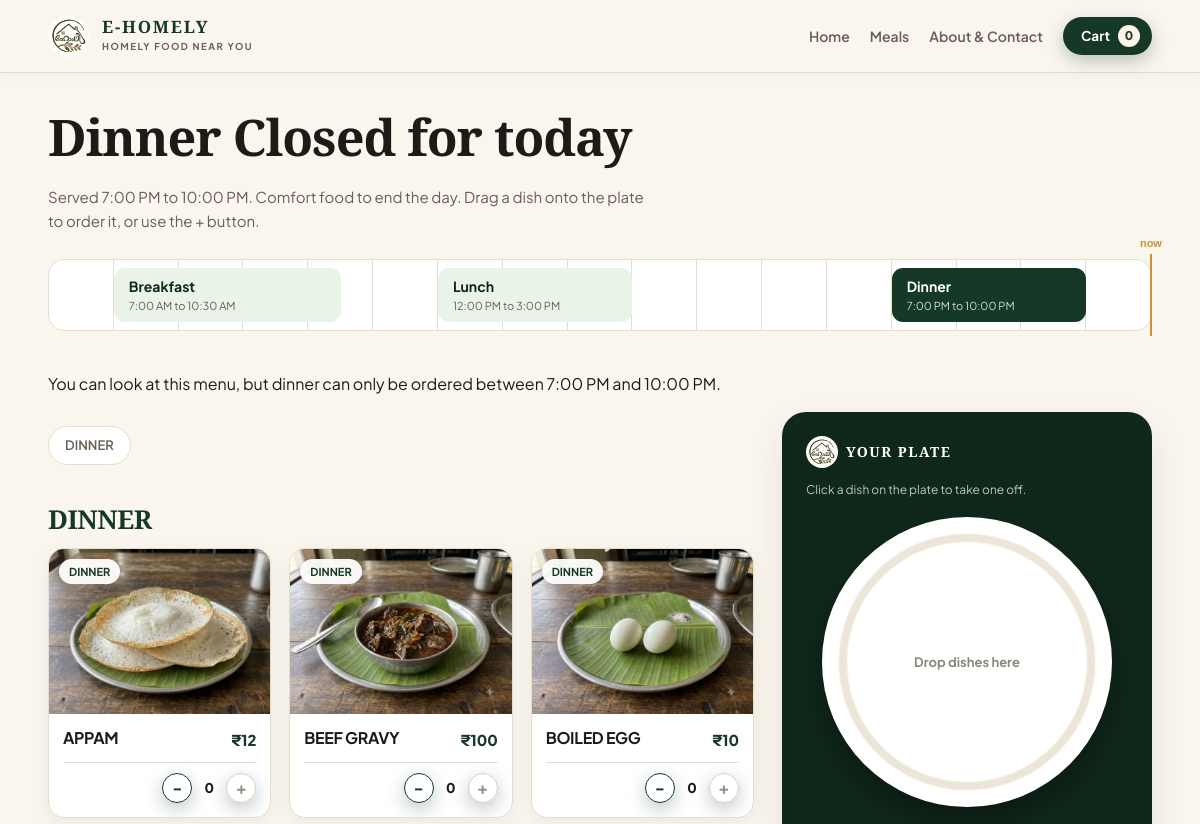
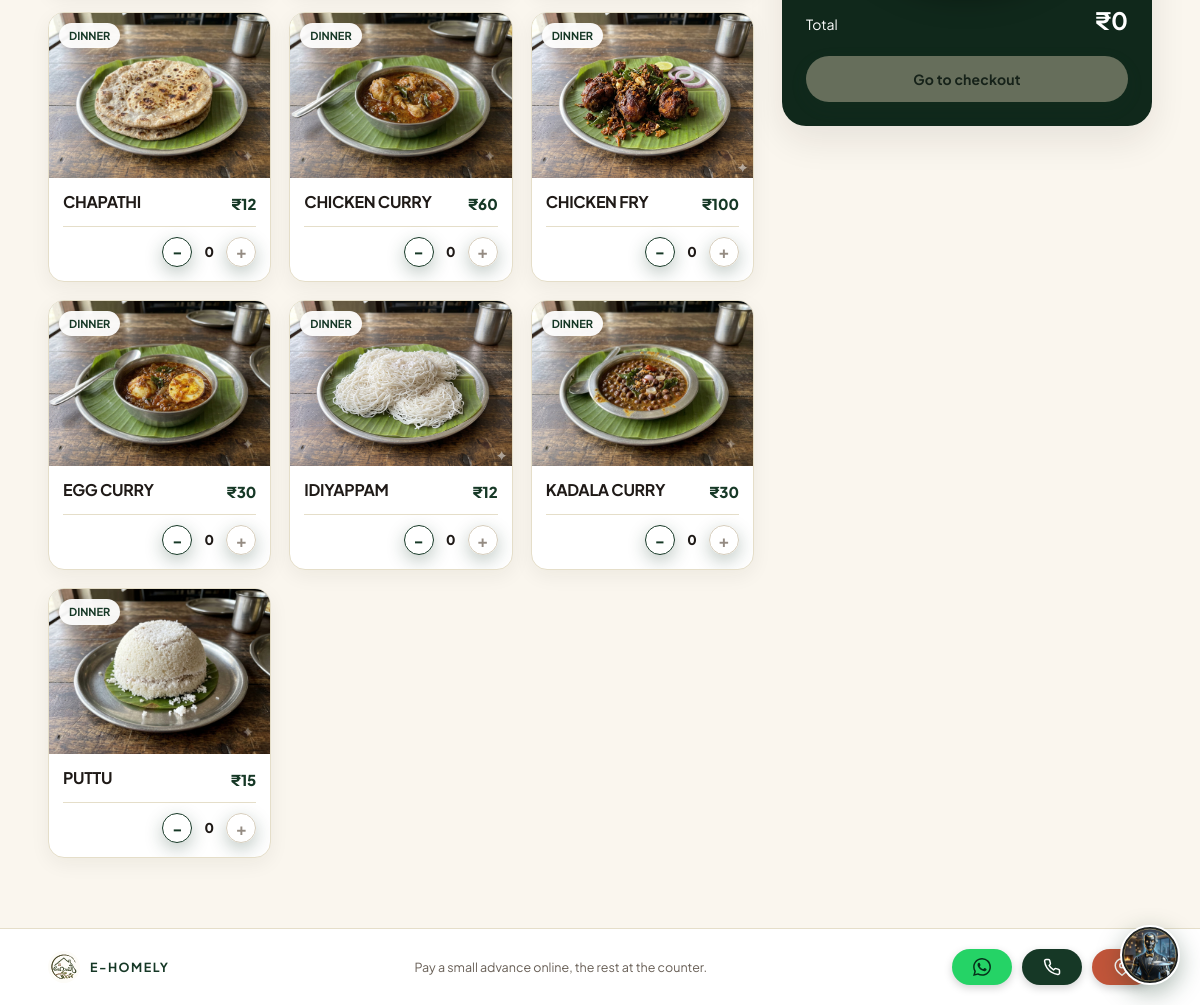
/menu/dinner/, run on the app's committed database (2 pictures, top to bottom).
### orders/models.py (models this page shows, shortened)
class Dish(models.Model):
    name = models.CharField(max_length=100)
    category = models.CharField(max_length=50)
    price = models.DecimalField(max_digits=7, decimal_places=2)
    is_available = models.BooleanField(default=True)
    MEALS = [('breakfast', 'Breakfast'), ('lunch', 'Lunch'), ('dinner', 'Dinner')]
    meal = models.CharField(max_length=10, choices=MEALS, default='lunch')
    image = models.ImageField(upload_to='dishes/', blank=True)

### orders/views.py (the view)
# urls.py: path('menu/<slug:meal>/', views.meal_menu, name='meal_menu'),
def meal_menu(request, meal):
    if meal not in MEAL_INFO:
        raise Http404
    info = next(m for m in meal_list() if m['key'] == meal)
    dishes = Dish.objects.filter(meal=meal).order_by('category', 'name')
    state = meal_state(meal)
    return render_ui(request, 'menu.html', {
        'dishes': dishes,
        'meal': info,
        'meals': meal_list(),
        'accepting': SiteSetting.load().accepting_orders,
        'serving': state == 'open',
        'state_label': {
            'open': 'Serving now',
            'later': 'Starts later today',
            'closed': 'Closed for today',
        }[state],
    })

### orders/models.py (called while the page is built)
    @classmethod
    def load(cls):
        obj, _ = cls.objects.get_or_create(pk=1)
        return obj

### orders/ui.py (called while the page is built)
def is_desktop(request):
    ui = request.COOKIES.get('ui')
    if ui in ('desktop', 'phone'):
        return ui == 'desktop'
    ua = request.META.get('HTTP_USER_AGENT', '').lower()
    return not any(w in ua for w in PHONE_WORDS)

def render_ui(request, name, context=None):
    desktop = is_desktop(request)
    names = [f'orders/{name}']
    if desktop:
        names.insert(0, f'orders/desktop/{name}')
    ctx = dict(context or {}, is_desktop=desktop, ui_check=True)
    return render(request, names, ctx)

### orders/views.py (called while the page is built)
def nice_time(hhmm):
    return datetime.strptime(hhmm, '%H:%M').strftime('%I:%M %p').lstrip('0')

def meal_list():
    return [
        {**info, 'key': key,
         'start_label': nice_time(info['start']),
         'end_label': nice_time(info['end'])}
        for key, info in MEAL_INFO.items()
    ]

def to_minutes(hhmm):
    h, m = hhmm.split(':')
    return int(h) * 60 + int(m)

def meal_state(key):
    now = timezone.localtime()
    cur = now.hour * 60 + now.minute
    info = MEAL_INFO[key]
    if to_minutes(info['start']) <= cur < to_minutes(info['end']):
        return 'open'
    return 'later' if cur < to_minutes(info['start']) else 'closed'

### orders/templates/orders/desktop/menu.html (shortened to what this page needs)
{% extends 'orders/desktop/base.html' %}
{% load static %}
{% block content %}
{% url 'checkout' as checkout_url %}
{% url 'stock_json' as stock_url %}
{% regroup dishes by category as groups %}
<div class="wrap">
  <section class="page-head">
    <h1>{{ meal.label }} <span class="state-badge">{{ state_label }}</span></h1>
    <p>Served {{ meal.start_label }} to {{ meal.end_label }}. {{ meal.blurb }} Drag a dish onto the plate to order it, or use the + button.</p>
    <div class="dial" id="dial">
      {% for m in meals %}<a class="seg{% if m.key == meal.key %} on{% endif %}" data-s="{{ m.start }}" data-e="{{ m.end }}" href="{% url 'meal_menu' m.key %}"><b>{{ m.label }}</b><small>{{ m.start_label }} to {{ m.end_label }}</small></a>{% endfor %}
      <i class="needle" id="needle"></i>
    </div>
  </section>
  {% if not accepting %}
    <p class="closed-note">We are not taking pre-orders right now. Please check back soon.</p>
  {% elif not serving %}
    <p class="closed-note">You can look at this menu, but {{ meal.label|lower }} can only be ordered between {{ meal.start_label }} and {{ meal.end_label }}.</p>
  {% endif %}
  <div class="shop">
    <div>
      <nav class="chips" aria-label="Menu categories">
        {% for g in groups %}<a href="#cat-{{ forloop.counter }}">{{ g.grouper }}</a>{% endfor %}
      </nav>
      {% for g in groups %}
        <h2 class="cat-title" id="cat-{{ forloop.counter }}">{{ g.grouper }}</h2>
        <div class="dgrid">
        {% for d in g.list %}
          <article class="dcard{% if not d.is_available %} soldout{% endif %}" data-row="{{ d.id }}" data-name="{{ d.name }}" data-price="{{ d.price|stringformat:'s' }}"
                   draggable="{% if d.is_available and serving and accepting %}true{% else %}false{% endif %}">
            <div class="dphoto">
              {% if d.image %}<img src="{{ d.image.url }}" alt="" loading="lazy" draggable="false">{% else %}<span class="ph">{{ d.name|slice:':1' }}</span>{% endif %}
              <span class="dcat">{{ d.category }}</span><span class="grab">Drag to plate</span>
            </div>
            <div class="dinfo">
              <div class="drow"><h3>{{ d.name }}</h3><span class="dprice">&#8377;{{ d.price|floatformat:'-2' }}</span></div>
              <div class="dfoot">
                <div class="qty" style="margin-left:auto">
                  <button type="button" data-id="{{ d.id }}" data-delta="-1" aria-label="Remove one {{ d.name }}" {% if not d.is_available %}disabled{% endif %}>-</button>
                  <span data-q="{{ d.id }}">0</span>
                  <button type="button" data-id="{{ d.id }}" data-delta="1" aria-label="Add one {{ d.name }}" {% if not d.is_available or not serving or not accepting %}disabled{% endif %}>+</button>
                </div>
              </div>
            </div>
          </article>
        {% endfor %}
        </div>
      {% empty %}
        <p class="empty">No {{ meal.label|lower }} dishes yet. Please check back soon.</p>
      {% endfor %}
    </div>
    <aside class="tray" id="tray">
      <div class="t-brand-wrap" style="margin-bottom:12px">
        <img class="token-logo" src="{% static 'orders/logo.svg' %}" alt="E-Homely" width="30" height="30">
        <span class="t-brand" style="color:#FFFDF9">YOUR PLATE</span>
      </div>
      <p class="fine">Click a dish on the plate to take one off.</p>
      <div class="plate" id="plate"><div class="hint" id="hint">Drop dishes here</div></div>
      <div class="sum"><span>Total</span><b id="total">&#8377;0</b></div>
      <a class="btn off" id="go" href="{{ checkout_url }}">Go to checkout</a>
    </aside>
  </div>
</div>
{% endblock %}

### orders/static/orders/desktop.css (style rules this page uses)
:root { --nav: 72px; }
html { scroll-behavior: smooth; scroll-snap-type: y proximity; scroll-padding-top: var(--nav); overflow-x: hidden; }
body.desktop { font-family: var(--body, 'Plus Jakarta Sans', sans-serif); background: var(--cream, #FAF6EE); color: var(--ink, #1F1A17); line-height: 1.6; min-height: 100vh; display: flex; flex-direction: column; overflow-x: hidden; overflow-x: clip; }
a { color: inherit; text-decoration: none; }
button, input { font: inherit; }
:root { --wrap: 1180px; }
.wrap { width: min(var(--wrap), 92%); margin: 0 auto; }
.t-brand-wrap { display: flex; align-items: center; gap: 8px; }
h1, h2, h3 { font-family: var(--display, 'Playfair Display', serif); line-height: 1.1; letter-spacing: -0.025em; }
.wrap, .d-meals-wrap, .d-foot-wrap { width: min(var(--wrap), 92%); margin-left: auto; margin-right: auto; }
.page-head { padding: 36px 0 16px; }
.page-head h1 { font-size: clamp(36px, 4.2vw, 52px); }
.page-head p { color: var(--muted); max-width: 600px; margin-top: 8px; font-size: 15px; }
.chips { display: flex; gap: 8px; overflow-x: auto; padding: 14px 0; position: sticky; top: var(--nav); z-index: 10; background: var(--cream); scrollbar-width: none; }
.chips a { flex: none; padding: 8px 16px; border-radius: 999px; border: 1px solid var(--line); background: #fff; color: var(--muted); font-weight: 600; font-size: 13px; transition: all 0.2s; }
.cat-title { font-size: 26px; margin: 26px 0 14px; color: var(--forest); }
.dgrid { display: grid; grid-template-columns: repeat(3, minmax(0, 1fr)); gap: 18px; }
.dcard { display: flex; flex-direction: column; overflow: hidden; border: 1px solid var(--line); border-radius: 16px; background: #fff; box-shadow: var(--pop); transition: transform 0.22s, box-shadow 0.22s, border-color 0.2s; }
.dphoto { position: relative; aspect-ratio: 1.34 / 1; background: linear-gradient(140deg, #E8EDE4, #F5EFE6); overflow: hidden; }
.dphoto img { width: 100%; height: 100%; object-fit: cover; display: block; }
.dcat { position: absolute; left: 10px; top: 10px; padding: 4px 10px; border-radius: 999px; background: rgba(255, 255, 255, 0.94); color: var(--forest); font-size: 11px; font-weight: 700; }
.dinfo { padding: 14px; display: flex; flex-direction: column; gap: 10px; flex: 1; }
.drow { display: flex; justify-content: space-between; gap: 8px; align-items: flex-start; }
.drow h3 { font: 700 16px var(--body); line-height: 1.3; margin: 0; }
.dprice { font-weight: 800; color: var(--forest); white-space: nowrap; font-size: 15px; }
.dfoot { margin-top: auto; display: flex; align-items: center; justify-content: space-between; padding-top: 10px; border-top: 1px solid var(--line); }
.qty { display: flex; align-items: center; gap: 8px; }
.qty button { width: 30px; height: 30px; border-radius: 50%; border: 1.5px solid var(--forest); background: var(--forest); color: #fff; font-size: 17px; line-height: 1; cursor: pointer; padding: 0; }
.qty button[data-delta='-1'] { background: transparent; color: var(--forest); }
.qty button:disabled { background: transparent; border-color: var(--line-strong); color: var(--subtle); cursor: not-allowed; }
.qty span { min-width: 18px; text-align: center; font-weight: 800; font-size: 13.5px; }

### data on the page
Dish: grouper "DINNER", grouper "DINNER", image (picture), category "DINNER", name "APPAM", price "12"
Dish: image (picture), category "DINNER", name "BEEF GRAVY", price "100"
Dish: image (picture), category "DINNER", name "BOILED EGG", price "10"
Dish: image (picture), category "DINNER", name "CHAPATHI", price "12"
Dish: image (picture), category "DINNER", name "CHICKEN CURRY", price "60"
Dish: image (picture), category "DINNER", name "CHICKEN FRY", price "100"
Dish: image (picture), category "DINNER", name "EGG CURRY", price "30"
Dish: image (picture), category "DINNER", name "IDIYAPPAM", price "12"
Dish: image (picture), category "DINNER", name "KADALA CURRY", price "30"
Dish: image (picture), category "DINNER", name "PUTTU", price "15"

### other printed values
{{ meal.label }} "Dinner"
{{ state_label }} "Closed for today"
{{ meal.start_label }} "7:00 PM"
{{ meal.end_label }} "10:00 PM"
{{ meal.blurb }} "Comfort food to end the day."
{{ m.label }} "Breakfast" "Lunch" "Dinner"
{{ m.start_label }} "7:00 AM" "12:00 PM" "7:00 PM"
{{ m.end_label }} "10:30 AM" "3:00 PM" "10:00 PM"
{{ meal.label|lower }} "dinner"
